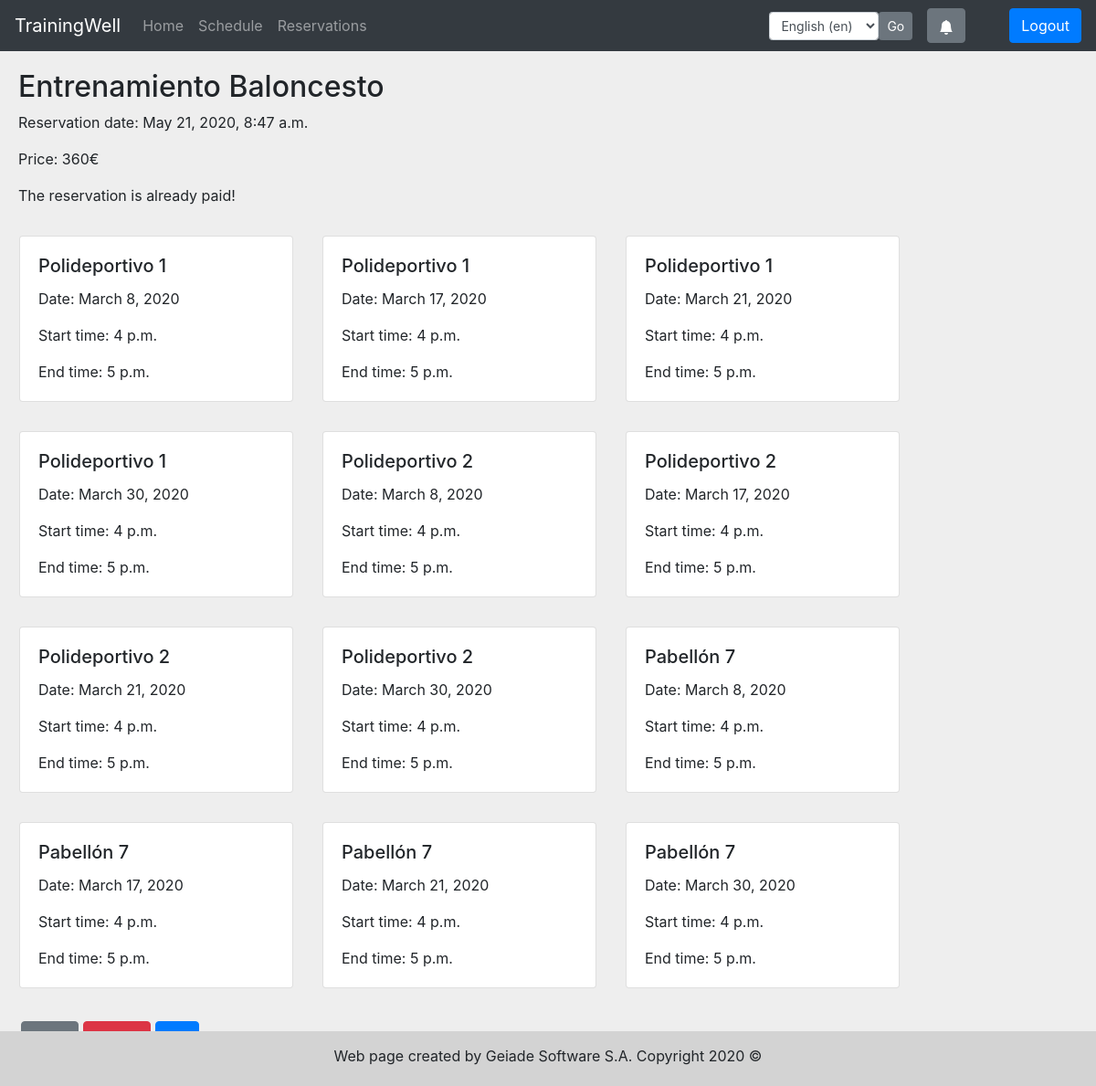
Page /en/events/reservation/20/ (signed in) on the committed database.
### eventApp/models.py (models this page shows, shortened)
class Reservation(models.Model):
    PAID = 'P'
    UNPAID = 'U'
    CANCELTOREFUND = 'CTR'
    CANCELANDREFUND = 'CR'
    CANCELOUTTIME = 'COT'
    CANCEL = 'C'
    STATUS = ((PAID, 'Paid'), (UNPAID, 'Unpaid'), (CANCELTOREFUND, 'Canceled, waiting refund'),
              (CANCELANDREFUND, 'Canceled and refunded'), (CANCELOUTTIME, 'Canceled out of time'), (CANCEL, 'Canceled'))
    status = models.CharField(max_length=100, choices=STATUS)
    event_name = models.CharField(max_length=100)
    user = models.ForeignKey(settings.AUTH_USER_MODEL, on_delete=models.PROTECT)
    reservation_date = models.DateTimeField(auto_now_add=True)
    price = models.IntegerField()
    is_paid = models.BooleanField(default=False)
    last_update = models.DateTimeField()
    modified_by = models.ForeignKey(settings.AUTH_USER_MODEL, null=True, on_delete=models.SET_NULL, related_name="modifier")
    is_deleted = models.BooleanField(default=False)

class Timeblock(models.Model):
    reservation = models.ForeignKey(Reservation, on_delete=models.CASCADE)
    space = models.ForeignKey(Space, on_delete=models.SET(get_timeblock_space('self').__str__()))
    start_time = models.DateTimeField()
    end_time = models.DateTimeField()
    class Meta:
        ordering = ['start_time']

### eventApp/views.py (the view)
# urls.py: path('reservation/<int:obj_id>/', reservation_detail, name='reservation_detail'),
@decorators.get_if_creator(Reservation)
def reservation_detail(request, instance):
    tbck = Timeblock.objects.filter(reservation=instance)
    context = {'reservation': instance, 'timeblocks': aggregate_timeblocks(list(tbck))}
    return render(request, 'eventApp/reservation_detail.html', context)

### eventApp/models.py (called while the page is built)
    def __str__(self):
        return u'%s' % self.kind_of_field

    def __str__(self):
        return u"%s %d" % (self.field, self.id)

### eventApp/templatetags/template_tags.py (called while the page is built)
@register.filter(name='has_group')
def has_group(user, group_name):
    return user.groups.filter(name=group_name).exists()

### eventApp/views.py (called while the page is built)
def notification_context_processor(request):
    return {
        'notifications': Notification.objects.filter(
            user=request.user,
            is_deleted=False
        )} if request.user.is_authenticated else {}

def aggregate_timeblocks(timeblocks):
    agg_list = []
    agg = {}
    timeblocks.sort(key=lambda tb: tb.space.id)
    for timeblock in timeblocks:
        if len(agg.keys()) != 0:
            if str(timeblock.space) == agg['space'] and timeblock.start_time == agg['end_time']:
                agg['end_time'] = agg['end_time'] + settings.RESERVATION_GRANULARITY
                continue
            agg_list.append(agg)
        agg = {
            'start_time': timeblock.start_time,
            'end_time': timeblock.start_time + settings.RESERVATION_GRANULARITY,
            'space': str(timeblock.space)
        }
    if len(agg.keys()) != 0:
        agg_list.append(agg)  # Store last agg
    return agg_list

### templates/eventApp/reservation_detail.html (shortened to what this page needs)
{% extends 'base.html' %}
{% load i18n %}
{% block content %}
    <div class="reservation-detail">
        <div class="reservation">
         <div class="card-body">
            <h2>{{ reservation.event_name }}</h2>
            <p>{% trans 'Reservation date' %}: {{ reservation.reservation_date }}</p>
            <p>{% trans 'Price' %}:  {{ reservation.price }}€</p>
            {% if  reservation.is_paid %}
                <p>{% trans 'The reservation is already paid' %}!</p>
            {% else %}
               <p>{% trans 'The reservation has not been paid yet' %}.</p>
            {% endif %}
            <div class="card-deck">
                {% for tb in timeblocks %}
                    <div class="card m-3" style="min-width: 300px; max-width: 300px;">
                        <div class="card-body">
                            <h5 class="card-title">{{ tb.space }}</h5>
                            <p class="card-text">{% trans 'Date' %}: {{ tb.start_time|date:"DATE_FORMAT" }}</p>
                            <p class="card-text">{% trans 'Start time' %}: {{ tb.start_time|time:"TIME_FORMAT" }}</p>
                            <p class="card-text">{% trans 'End time' %}: {{ tb.end_time|time:"TIME_FORMAT" }}</p>
                        </div>
                    </div>
                {% empty %}
                    <p class="ml-5 mt-2">{% trans 'No spaces reserved' %}</p>
                {% endfor %}
            </div>
         </div>
        </div>
    </div>
    <div class="row ml-2">
        <div class="col">
            <a type="button" role="button" class="btn btn-secondary" href="{% url 'reservations' %}">{% trans 'Back' %}</a>
            <button type="button" class="btn btn-primary btn-danger" data-toggle="modal" data-target="#exampleModal">
            </button>
            <a type="button" role="button" class="btn btn-primary" href={% url 'reservation_bill' obj_id=reservation.id %}>{% trans 'Bill' %}</a>
        </div>
    </div>
{% endblock %}

### static/CSS/base.css (style rules this page uses)
body { background-color: #eeeeee; }

### rows in the picture
Reservation: event_name "Entrenamiento Baloncesto", reservation_date "May 21, 2020, 8:47 a.m.", price "360"
Timeblock: start_time "March 8, 2020", start_time "4 p.m."
Timeblock: start_time "March 17, 2020", start_time "4 p.m."
Timeblock: start_time "March 21, 2020", start_time "4 p.m."
Timeblock: start_time "March 30, 2020", start_time "4 p.m."
Timeblock: start_time "March 8, 2020", start_time "4 p.m."
Timeblock: start_time "March 17, 2020", start_time "4 p.m."
Timeblock: start_time "March 21, 2020", start_time "4 p.m."
Timeblock: start_time "March 30, 2020", start_time "4 p.m."
Timeblock: start_time "March 8, 2020", start_time "4 p.m."
Timeblock: start_time "March 17, 2020", start_time "4 p.m."
Timeblock: start_time "March 21, 2020", start_time "4 p.m."
Timeblock: start_time "March 30, 2020", start_time "4 p.m."

### other values in the picture
{{ tb.space }} "Polideportivo 1" "Polideportivo 1" "Polideportivo 1" "Polideportivo 1" "Polideportivo 2" "Polideportivo 2" "Polideportivo 2" "Polideportivo 2" "Pabellón 7" "Pabellón 7" "Pabellón 7" "Pabellón 7"
{{ tb.end_time|time:"TIME_FORMAT" }} "5 p.m." "5 p.m." "5 p.m." "5 p.m." "5 p.m." "5 p.m." "5 p.m." "5 p.m." "5 p.m." "5 p.m." "5 p.m." "5 p.m."
form field language "English (en)"
